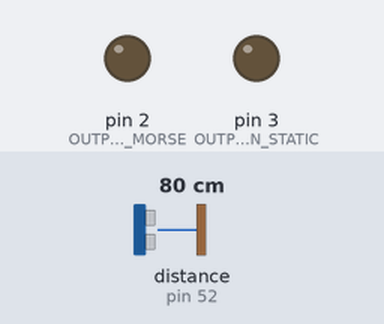
Simulated run of this sketch. Board: Arduino Mega 2560, built with avr-gcc and run on an emulated ATmega2560. On the bench: output pins drawn as LEDs (lit = HIGH). Wiring (inferred from the names in the program): ultrasonic range finder: trigger pin 52; echo pin 52. Inputs (shaded band) come from the test bench; at power-on: distance to the obstacle (sensor on pin 52) 80 cm. The echo pulse lasts 58.3 µs per cm; what the sketch prints to the serial monitor is not drawn.

Above: at 1.8 s.
At 27.1 s:
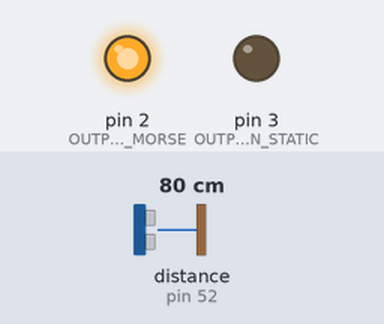
Timing chart, 0 to 28.0 s (numbered marks = the images above):
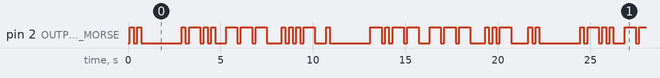

The sketch:

Main.ino
```cpp
//
// Morse Code Transmitter
//
// @author Cody Richter
// @version 1.0
//

//Pin Configuration
int OUTPUT_PIN_MORSE = 2; //This is the pin # of the pin that will be flashing (LED_BUILTIN for built-in LED on Arduino)
int OUTPUT_PIN_STATIC = 3; //This is the pin # of the pin that will be either on/off
int INPUT_PIN_SENSOR = 52; //This is the pin # of the input pin that contains the input sensor


//User-Controlled Parameters
int BTI = 200; //(Base Time Interval) This is the # of milliseconds which will be used as the base time unit in morse code
char wordToTransmit[] = {'i',' ','l','o','v','e',' ','y','o','u'}; //The word to transmit in morse code, inputted as an array of characters in lower case
int proximityRange = 50; //How close a person must be to the sensor (in inches) for the morse code to activate

//Variable Setup
int letterReference[26][4]; //Array holding all of the values of morse code for each letter in the alphabet. -1 = no code, 0 = short, 1 = long
int arraySize; //Size of Word Array
int sampleWithinRange = 0;
int sampleTotal = 0;

void setup() {
  Serial.begin(9600);

  pinMode (OUTPUT_PIN_MORSE, OUTPUT);
  pinMode (OUTPUT_PIN_STATIC, OUTPUT);
  pinMode (INPUT_PIN_SENSOR, INPUT);

    //Letter a
  letterReference[0][0] = 0;
  letterReference[0][1] = 1;
  letterReference[0][2] = -1;
  letterReference[0][3] = -1;
    //Letter b
  letterReference[1][0] = 1;
  letterReference[1][1] = 0;
  letterReference[1][2] = 0;
  letterReference[1][3] = 0;
    //Letter c
  letterReference[2][0] = 1;
  letterReference[2][1] = 0;
  letterReference[2][2] = 1;
  letterReference[2][3] = 0;
    //Letter d
  letterReference[3][0] = 1;
  letterReference[3][1] = 0;
  letterReference[3][2] = 0;
  letterReference[3][3] = -1;
    //Letter e
  letterReference[4][0] = 0;
  letterReference[4][1] = -1;
  letterReference[4][2] = -1;
  letterReference[4][3] = -1;
    //Letter f
  letterReference[5][0] = 0;
  letterReference[5][1] = 0;
  letterReference[5][2] = 1;
  letterReference[5][3] = 0;
    //Letter g
  letterReference[6][0] = 1;
  letterReference[6][1] = 1;
  letterReference[6][2] = 0;
  letterReference[6][3] = -1;
    //Letter h
  letterReference[7][0] = 0;
  letterReference[7][1] = 0;
  letterReference[7][2] = 0;
  letterReference[7][3] = 0;
    //Letter i
  letterReference[8][0] = 0;
  letterReference[8][1] = 0;
  letterReference[8][2] = -1;
  letterReference[8][3] = -1;
    //Letter j
  letterReference[9][0] = 0;
  letterReference[9][1] = 1;
  letterReference[9][2] = 1;
  letterReference[9][3] = 1;
    //Letter k
  letterReference[10][0] = 1;
  letterReference[10][1] = 0;
  letterReference[10][2] = 1;
  letterReference[10][3] = -1;
    //Letter l
  letterReference[11][0] = 0;
  letterReference[11][1] = 1;
  letterReference[11][2] = 0;
  letterReference[11][3] = 0;
    //Letter m
  letterReference[12][0] = 1;
  letterReference[12][1] = 1;
  letterReference[12][2] = -1;
  letterReference[12][3] = -1;
    //Letter n
  letterReference[13][0] = 1;
  letterReference[13][1] = 0;
  letterReference[13][2] = -1;
  letterReference[13][3] = -1;
    //Letter o
  letterReference[14][0] = 1;
  letterReference[14][1] = 1;
  letterReference[14][2] = 1;
  letterReference[14][3] = -1;
    //Letter p
  letterReference[15][0] = 0;
  letterReference[15][1] = 1;
  letterReference[15][2] = 1;
  letterReference[15][3] = 0;
    //Letter q
  letterReference[16][0] = 1;
  letterReference[16][1] = 1;
  letterReference[16][2] = 0;
  letterReference[16][3] = 1;
    //Letter r
  letterReference[17][0] = 0;
  letterReference[17][1] = 1;
  letterReference[17][2] = 0;
  letterReference[17][3] = -1;
    //Letter s
  letterReference[18][0] = 0;
  letterReference[18][1] = 0;
  letterReference[18][2] = 0;
  letterReference[18][3] = -1;
    //Letter t
  letterReference[19][0] = 1;
  letterReference[19][1] = -1;
  letterReference[19][2] = -1;
  letterReference[19][3] = -1;
    //Letter u
  letterReference[20][0] = 0;
  letterReference[20][1] = 0;
  letterReference[20][2] = 1;
  letterReference[20][3] = -1;
    //Letter v
  letterReference[21][0] = 0;
  letterReference[21][1] = 0;
  letterReference[21][2] = 0;
  letterReference[21][3] = 1;
    //Letter w
  letterReference[22][0] = 0;
  letterReference[22][1] = 1;
  letterReference[22][2] = 1;
  letterReference[22][3] = -1;
    //Letter x
  letterReference[23][0] = 1;
  letterReference[23][1] = 0;
  letterReference[23][2] = 0;
  letterReference[23][3] = 1;
    //Letter y
  letterReference[24][0] = 1;
  letterReference[24][1] = 0;
  letterReference[24][2] = 1;
  letterReference[24][3] = 1;
    //Letter z
  letterReference[25][0] = 1;
  letterReference[25][1] = 1;
  letterReference[25][2] = 0;
  letterReference[25][3] = 0;

  //Determines Size of Array For Loop Control
  arraySize = sizeof(wordToTransmit)/sizeof(char);
}

void loop() {
  long duration, inches;

  //Distance Sensor Scans Area Ahead Of It
  pinMode(INPUT_PIN_SENSOR, OUTPUT);
  digitalWrite(INPUT_PIN_SENSOR, LOW);
  delayMicroseconds(2);
  digitalWrite(INPUT_PIN_SENSOR, HIGH);
  delayMicroseconds(5);
  digitalWrite(INPUT_PIN_SENSOR, LOW);
  //Finish Scanning Area Ahead

  //Calculate Distance To Target
  pinMode(INPUT_PIN_SENSOR, INPUT);
  duration = pulseIn(INPUT_PIN_SENSOR, HIGH);
  inches = microsecondsToInches(duration);
  //Finish Calculating Distance to Target

  if (inches < proximityRange)
  {
  Serial.print(inches);
  sampleWithinRange++; Serial.println(" Sample: TRUE");}
  else
  {
  Serial.print(inches);
  Serial.println(" Sample: FALSE");}
  sampleTotal++;
  if (sampleTotal >= 8)
  {
    if (sampleWithinRange >= (3*sampleTotal)/4)
    {transmitMorseWord(wordToTransmit); Serial.println("[CYCLE COMPLETE] Starting Morse Code");}
    else
    {Serial.println("[CYCLE COMPLETE] NOT Starting Morse Code");}
    sampleTotal = 0;
    sampleWithinRange = 0;
  }
}

void transmitMorseChar(char charToTransmit)
{
  int positionInArray = ((int)charToTransmit)-97;

  if (positionInArray == -65) //Will Give Mandatory 7-Tick Delay To Account For Space Between Words
  {
    delay(BTI*7);
    return;
  }
  for (int i = 0; i < 4; i++) {
      if (letterReference[positionInArray][i] == -1)
      {break;}
      //digitalWrite(OUTPUT_PIN_MORSE,HIGH);
      analogWrite(OUTPUT_PIN_MORSE,255);
      if (letterReference[positionInArray][i] == 0) //Delay For Short Period Of Time
      {delay(BTI);}
      else if (letterReference[positionInArray][i] == 1)//Delay For Long Period Of Time
      {delay(BTI*3);}
      //digitalWrite(OUTPUT_PIN_MORSE,LOW);
      analogWrite(OUTPUT_PIN_MORSE,0);

      //Delays For 1 Tick Between Parts Of Letter
      if (i < 3) delay(BTI);
    }
    //Delays For 3 Ticks Between Transmitted Letters
    delay(BTI*3);
  }

void transmitMorseWord(char wordToTransmit[]) {
  Serial.println("Starting Transmit Word");
  for (int i = 0; i < arraySize; i++)
  {
    transmitMorseChar(wordToTransmit[i]);
  }
}

long microsecondsToInches(long microseconds) {
  // According to Parallax's datasheet for the PING))), there are 73.746
  // microseconds per inch (i.e. sound travels at 1130 feet per second).
  // This gives the distance travelled by the ping, outbound and return,
  // so we divide by 2 to get the distance of the obstacle.
  // See: http://www.parallax.com/dl/docs/prod/acc/28015-PING-v1.3.pdf
  return microseconds / 74 / 2;
}
```

Measured:
- by itself, pin 2 (OUTPUT_PIN_MORSE): moves between LOW and HIGH, repeating every 21.5 s
- by itself, everything shown: repeats every 21.5 s, in 48 steps
